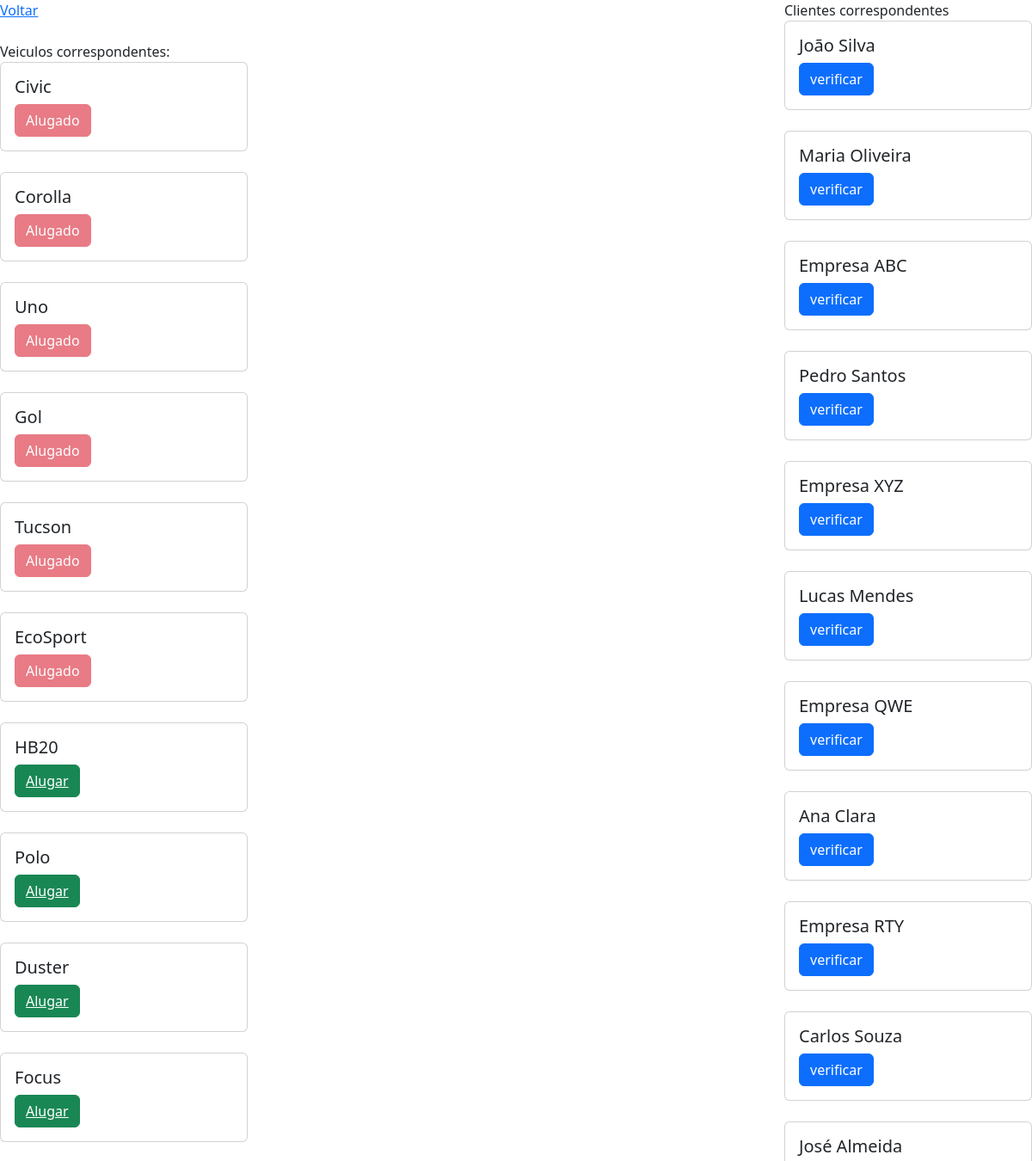
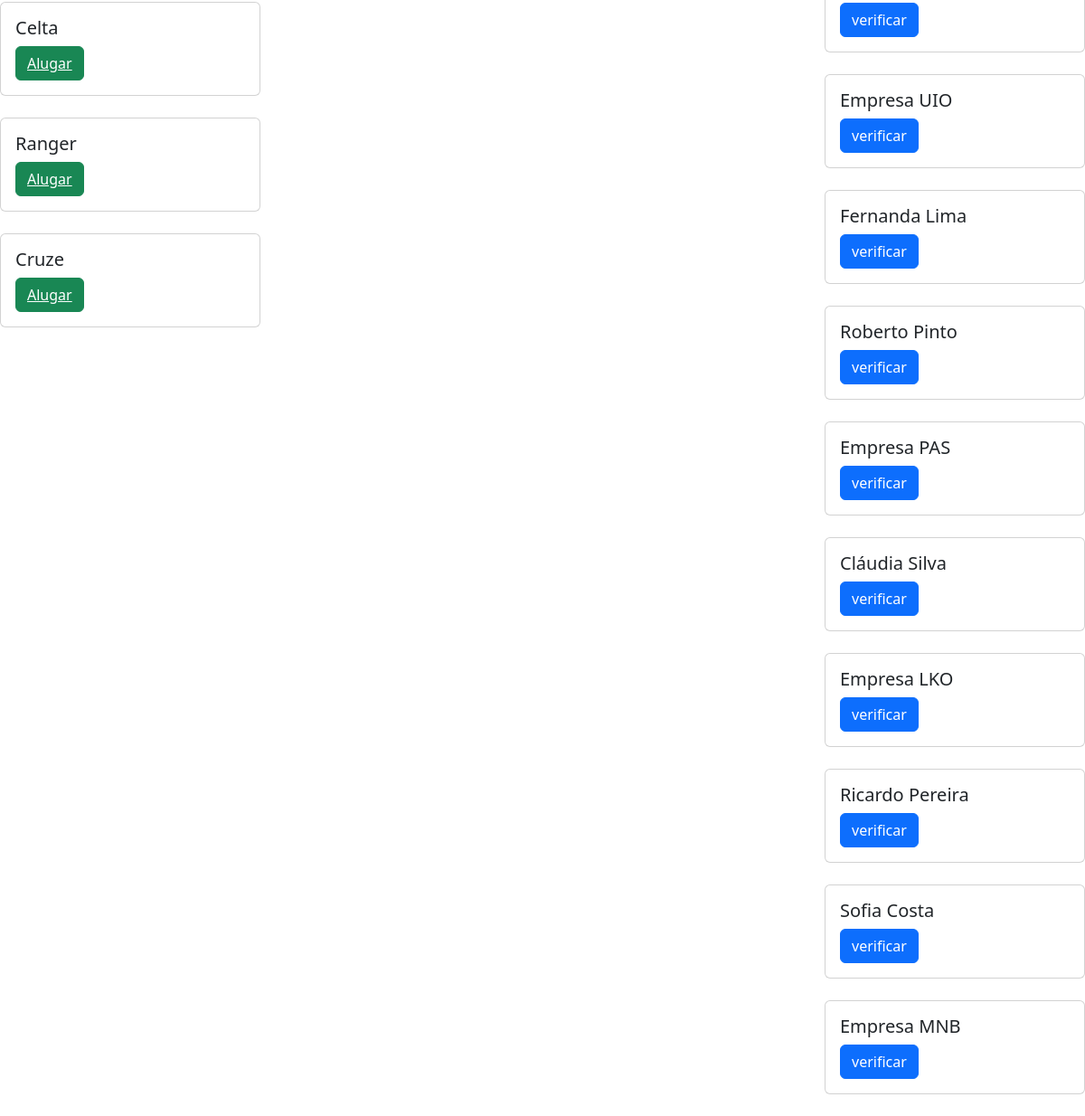
Screenshot of /sistema/busca.php (signed in) with the database file from the repository (2 pictures, top to bottom).
### tables this page shows
CREATE TABLE `tb_veiculo` (
  `id_veiculo` int(11) NOT NULL AUTO_INCREMENT,
  `nome_veiculo` varchar(45) NOT NULL,
  `ano_veiculo` varchar(45) NOT NULL,
  `marca_veiculo` varchar(45) NOT NULL,
  `tipo_veiculo` enum('1','2') NOT NULL,
  `cor_veiculo` varchar(45) NOT NULL,
  `placa_veiculo` varchar(45) NOT NULL,
  `estado_veiculo` enum('1','2') NOT NULL,
  `motor_veiculo` varchar(45) NOT NULL,
  `km_rodados` varchar(45) NOT NULL,
  `descricao_veiculo` varchar(45) NOT NULL,
  `qtd_portas` varchar(1) NOT NULL,
  `arcondicionado_veiculo` enum('1','2') NOT NULL,
  `portamala_veiculo` enum('1','2') NOT NULL,
  `tamanho_veiculo` enum('1','2','3') NOT NULL,
  `cambio_veiculo` enum('1','2') NOT NULL,
  PRIMARY KEY (`id_veiculo`)
);

CREATE TABLE `tb_cliente` (
  `id_cliente` int(11) NOT NULL AUTO_INCREMENT,
  `nome_cliente` varchar(45) NOT NULL,
  `tipo_cliente` enum('e','p') NOT NULL,
  PRIMARY KEY (`id_cliente`)
);

### sistema/operacoes.php (called while the page is built, shortened)
<?php
    function buscaVeiculo ($conexao, $dados){
        $busca = "%" . $dados . "%";
        $sql = "SELECT id_veiculo, nome_veiculo, estado_veiculo FROM tb_veiculo WHERE nome_veiculo LIKE ?";
        $stmt = mysqli_prepare($conexao, $sql);
        mysqli_stmt_bind_param($stmt, "s", $busca);
        mysqli_stmt_execute($stmt);
        mysqli_stmt_bind_result($stmt, $id_veiculo, $nomeVeiculo, $estadoVeiculo);
        mysqli_stmt_store_result($stmt);
        $resultado = array();
        if (mysqli_stmt_num_rows($stmt) > 0) {
            while (mysqli_stmt_fetch($stmt)) {
                $resultado[] = [
                    'id' => $id_veiculo,
                    'nome' => $nomeVeiculo,
                    'estado' => $estadoVeiculo
                ];
            }
        }
        return $resultado;
    }
    function buscaCliente ($conexao, $dados){
        $busca = "%" . $dados . "%";
        $sql = "SELECT id_cliente, nome_cliente FROM tb_cliente WHERE nome_cliente LIKE ?";
        $stmt = mysqli_prepare($conexao, $sql);
        mysqli_stmt_bind_param($stmt, "s", $busca);
        mysqli_stmt_execute($stmt);
        mysqli_stmt_bind_result($stmt, $id, $nome);
        mysqli_stmt_store_result($stmt);
        $dados_cliente = array();
        if (mysqli_stmt_num_rows($stmt) > 0) {
            while(mysqli_stmt_fetch($stmt)){
                $dados_cliente[] = [
                    'id' => $id,
                    'nome' => $nome,
                ];
            }
        }
        return $dados_cliente;
    }
?>

### sistema/busca.php (the view, shortened to what this page needs)
<?php
    require_once 'operacoes.php';
    require_once 'conexao.php';
    $busca = $_GET['busca'];
    $cliente = buscaCliente($conexao, $busca);
    $veiculo = buscaVeiculo($conexao, $busca);
?>
<!DOCTYPE html>
<html lang="en">
<head>
    <link href="https://cdn.jsdelivr.net/npm/bootstrap@5.3.3/dist/css/bootstrap.min.css" rel="stylesheet">
</head>
<body>
    <a href="./home.php">Voltar</a> <br><br>
    Veiculos correspondentes:
    <?php
        if (empty($veiculo)) {
            echo "Não há veiculos correspondente";
        }else {
            foreach ($veiculo as $dados) {
                $id = $dados['id'];
                $estado = $dados['estado'];
                $nome_veiculo = $dados['nome'];
                if ($estado == "1") {
                    $acao = "<button id='botoes' class='btn btn-success'>
                                    <a id='links' href='carrinho.php?id_veiculo=$id&nome_veiculo=$nome_veiculo&origem=2' style='color: white;'>Alugar</a>
                            </button>";
                } elseif ($estado == "2") {
                    $acao =  "<button class='btn btn-danger' disabled> Alugado </button>";
                }
                echo "
                    <div class='card' style='width: 18rem;'>
                        <div class='card-body'>
                            <h5 class='card-title'>" . $dados['nome'] . "</h5>
                            $acao
                            </div>
                    </div> <br>";
                }
        }
    ?>
    <div class="position-absolute top-0 end-0" id="frame">
        Clientes correspondentes
        <?php
            foreach ($cliente as $valores) {
                $idCliente = $valores['id'];
                $nomeCliente = $valores['nome'];
                echo "
                  <div class='card' style='width: 18rem;'>
                        <div class='card-body'>
                            <h5 class='card-title'>" . $nomeCliente . "</h5>
                                <a href='dados_individuais.php?id_cliente=$idCliente&nome_cliente=$nomeCliente' class='btn btn-primary'>verificar</a>
                            </div>
                    </div> <br>
                ";
            }
        ?>
    </div>
</body>
</html>

### rows the page displays
tb_veiculo: nome_veiculo "Civic", estado_veiculo "Alugado"
tb_veiculo: nome_veiculo "Corolla", estado_veiculo "Alugado"
tb_veiculo: nome_veiculo "Uno", estado_veiculo "Alugado"
tb_veiculo: nome_veiculo "Gol", estado_veiculo "Alugado"
tb_veiculo: nome_veiculo "Tucson", estado_veiculo "Alugado"
tb_veiculo: nome_veiculo "EcoSport", estado_veiculo "Alugado"
tb_veiculo: nome_veiculo "HB20"
tb_veiculo: nome_veiculo "Polo"
tb_veiculo: nome_veiculo "Duster"
tb_veiculo: nome_veiculo "Focus"
tb_veiculo: nome_veiculo "Celta"
tb_veiculo: nome_veiculo "Ranger"
tb_veiculo: nome_veiculo "Cruze"
tb_cliente: nome_cliente "João Silva"
tb_cliente: nome_cliente "Maria Oliveira"
tb_cliente: nome_cliente "Empresa ABC"
tb_cliente: nome_cliente "Pedro Santos"
tb_cliente: nome_cliente "Empresa XYZ"
tb_cliente: nome_cliente "Lucas Mendes"
tb_cliente: nome_cliente "Empresa QWE"
tb_cliente: nome_cliente "Ana Clara"
tb_cliente: nome_cliente "Empresa RTY"
tb_cliente: nome_cliente "Carlos Souza"
tb_cliente: nome_cliente "José Almeida"
tb_cliente: nome_cliente "Empresa UIO"
tb_cliente: nome_cliente "Fernanda Lima"
tb_cliente: nome_cliente "Roberto Pinto"
tb_cliente: nome_cliente "Empresa PAS"
tb_cliente: nome_cliente "Cláudia Silva"
tb_cliente: nome_cliente "Empresa LKO"
tb_cliente: nome_cliente "Ricardo Pereira"
tb_cliente: nome_cliente "Sofia Costa"
tb_cliente: nome_cliente "Empresa MNB"
